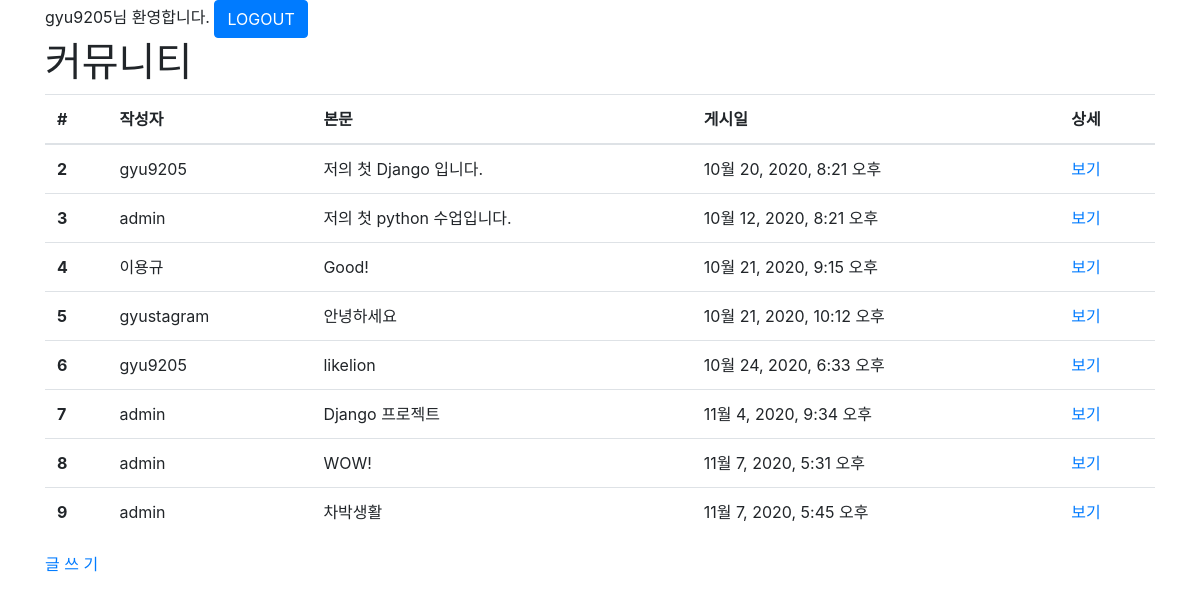
Screenshot of /posts/ (signed in) with the database file from the repository.
### posts/models.py (models this page shows, shortened)
class Post(models.Model):
    user = models.ForeignKey(User, on_delete=models.CASCADE, null=False)
    body = models.TextField()
    image = models.ImageField(upload_to='posts', null=True)
    created_at = models.DateTimeField()
    liked_users = models.ManyToManyField(User, related_name='liked_posts')

### posts/views.py (the view)
# urls.py: path('', views.index, name='index'),
def index(request):
    posts = Post.objects.all() #모든 게시물을 가져오는 코드
    context = {'posts': posts}
    return render(request, 'posts/index.html', context)

### posts/templates/posts/index.html
{% extends "base.html" %}
{% load static %}
{% block style %}
    <link rel='stylesheet' href="{% static 'posts/style.css' %}" />
{% endblock %}
{% block content %}
    <div class="container">
        <h1>커뮤니티</h1>
        {% if posts %}
        <table class="table table-hover">
            <thead>
                <tr>
                    <th>#</th>
                    <th>작성자</th>
                    <th>본문</th>
                    <th>게시일</th>
                    <th>상세</th>
                </tr>
            </thead>
            <tbody>
                {% for post in posts %}
                <tr>
                    <th>{{ post.id }}</th>
                    <td>{{ post.user.get_username }}</td>
                    <td>{{ post.body }}</td>
                    <td>{{ post.created_at }}</td>
                    <td><a href="{% url 'posts:detail' post.id %}">보기</a></td>
                </tr>
            {% endfor %}
            </tbody>
        </table>
        {% else %}
            <p>No Posts.</p>
        {% endif %}
        <a href="{% url 'posts:new' %}">글 쓰 기</a>
    </div>
{% endblock %}

### templates/base.html (shortened to what this page needs)
{% load static %}
<!DOCTYPE html>
<html lang="ko">
    <head>
        <link rel="stylesheet" href="https://cdn.jsdelivr.net/npm/bootstrap@4.5.3/dist/css/bootstrap.min.css">
        <link rel="stylesheet" href="{% static 'style.css' %}" type="text/css" />
        {% block style %}
        {% endblock %}
    </head>
    <body>
        {% if user.is_authenticated %}
      <div class="container">
        <form action="{% url 'accounts:logout' %}" method="POST">
          {{ user.get_username }}님 환영합니다.
          <button type="submit" class="btn btn-primary">LOGOUT</button>
        </form>
      </div>
    {% endif %}
        {% block content %}
        {% endblock %}
    </body>
</html>

### rows the page displays
Post: id "2", user.get_username "gyu9205", body "저의 첫 Django 입니다.", created_at "10월 20, 2020, 8:21 오후"
Post: id "3", user.get_username "admin", body "저의 첫 python 수업입니다.", created_at "10월 12, 2020, 8:21 오후"
Post: id "4", user.get_username "이용규", body "Good!", created_at "10월 21, 2020, 9:15 오후"
Post: id "5", user.get_username "gyustagram", body "안녕하세요", created_at "10월 21, 2020, 10:12 오후"
Post: id "6", user.get_username "gyu9205", body "likelion", created_at "10월 24, 2020, 6:33 오후"
Post: id "7", user.get_username "admin", body "Django 프로젝트", created_at "11월 4, 2020, 9:34 오후"
Post: id "8", user.get_username "admin", body "WOW!", created_at "11월 7, 2020, 5:31 오후"
Post: id "9", user.get_username "admin", body "차박생활", created_at "11월 7, 2020, 5:45 오후"

### other values shown
{{ user.get_username }} "gyu9205"
